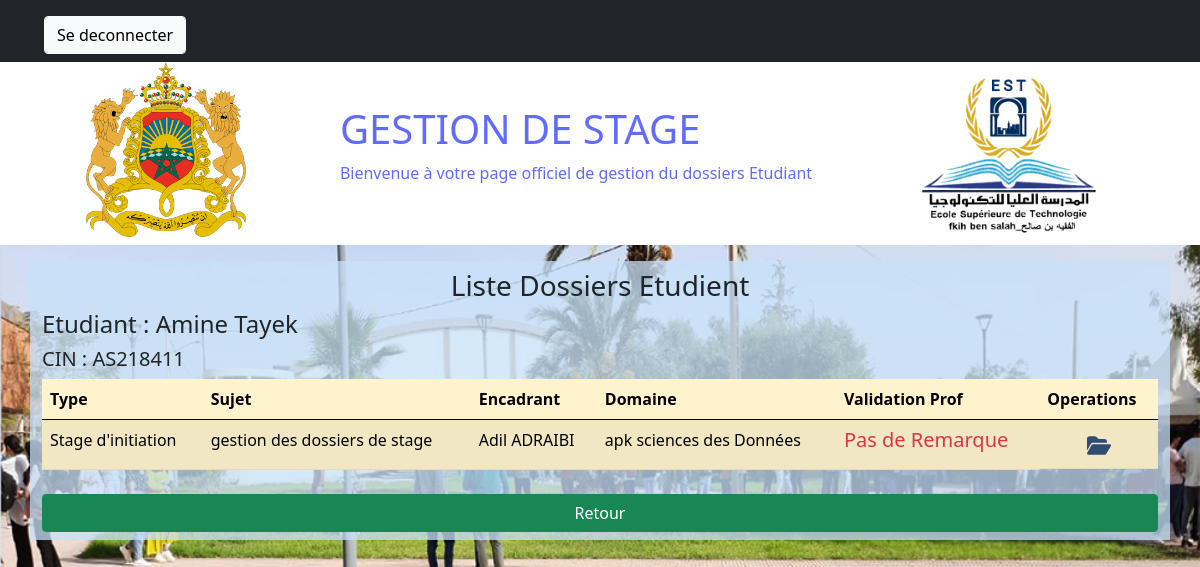
Screenshot of /homeProf/2eme Annee/Informatique décisionnelle et statistique/2024/AS218411 (signed in) with the database file from the repository.
### manager/models.py (models this page shows, shortened)
class User(AbstractUser):
    class Role(models.TextChoices):
        ADMIN="ADMIN", 'ADMIN'
        PROF="PROF", 'PROF'
        ETUDIANT="ETUDIANT", 'ETUDIANT'
    SEX = (
        ("Male", "Male"),
        ('Female', 'Female'),
    )
    base_role=Role.ADMIN
    base_role1=Role.ETUDIANT
    role = models.CharField(max_length = 20, choices= Role)
    Sex =  models.CharField(max_length = 10, choices=SEX)
    adresse=models.TextField(max_length=150,null=True)
    tel=models.CharField(max_length=40,null=True)
    Napog=models.IntegerField(default=0,null=True)
    CNE=models.CharField(max_length=50,null=True)
    dateN= models.DateField(auto_now=False, auto_now_add=False, null=True)
    lieuxN = models.CharField(max_length=50,null=True)
    SPC = models.CharField(max_length = 50,null=True)

class Dossiers(models.Model):
    TYPES = (
        ("1", "Stage d'initiation"),
        ('2', 'stage technique'),
        ('3', 'stage PFE'),
        ('4', 'Stage Professionel'),
    )
    NIVEAUX = (
        ("1ere Annee", "1ere Annee"),
        ("2eme Annee", "2eme Annee"),
        ('Licence Professionelle', 'Licence Professionelle'),
    )
    Type = models.CharField(max_length=50, choices=TYPES)
    Rapport = models.FileField(upload_to=pdf1_upload_to)
    Doss= models.FileField(upload_to=pdf2_upload_to)
    Sujet = models.CharField(max_length=100, null=False, blank=False)
    Encadrant = models.CharField(max_length=100, null=False, blank=False)
    Domaine = models.CharField(max_length=100, null=False, blank=False)
    Nom_filiere = models.CharField(max_length=100)
    Year = models.DateField(auto_now=False, auto_now_add=False)
    Niveau = models.CharField(max_length=50, choices = NIVEAUX)
    Student = models.ForeignKey(Student, on_delete=models.CASCADE)
    ValidationProf = models.BooleanField(default=False)
    ValidationAdmin = models.BooleanField(default=False)
    RemarqueProf = models.CharField(max_length=255, blank=True, null=True)
    RemarqueAdmin = models.CharField(max_length=255, blank=True, null=True)
    class Meta:
        ordering=['Type']

### manager/views.py (the view)
# urls.py: path('homeProf/<str:niveau>/<str:nom_filier>/<int:annee>/<str:cin>', views.homeProf, name='homeProf'),
def homeProf(request, niveau, nom_filier, annee, cin):
    if request.user.is_authenticated and request.user.role == 'PROF':
        e=Student.student.get(username=cin)
        encadrant=request.user.first_name+' '+request.user.last_name
        dossiers = Dossiers.objects.filter(Student =e, Niveau=niveau, Year=f'{annee}-01-01', Encadrant=encadrant,  Nom_filiere=nom_filier).order_by('Type')
        context = {'dossiers':dossiers, 'user_name':e.username,  'first_name':e.first_name, 'last_name':e.last_name, 'niveau':niveau, 'annee':annee, 'nom_filier':nom_filier, 'role':request.user.role }
        return render(request, 'manager/homeProf.html',context = context)
    else:
        return redirect('index')

### manager/models.py (called while the page is built)
    def get_queryset(self, *args, **kwargs):
        result=super().get_queryset(*args, **kwargs)
        return result.filter(role=User.Role.ETUDIANT)

### templates/manager/homeProf.html (shortened to what this page needs)
{% extends 'manager/base.html' %} {% block content %}
{% load static %}
<div class="form container">
  <h3>Liste Dossiers Etudient</h3>
  <h4>Etudiant : {{ first_name }} {{ last_name }} </h4>
  <h5>CIN : {{ user_name }} </h5>
  {% if dossiers %}
  <table class="table table-warning table-striped">
    <thead>
      <tr>
        <th scope="col">Type</th>
        <th scope="col">Sujet</th>
        <th scope="col">Encadrant</th>
        <th scope="col">Domaine</th>
        <th scope="col">Validation Prof</th>
        <th scope="col">Operations</th>
      </tr>
    </thead>
    <tbody>
      {% for dossier in dossiers %}
      <tr>
        <td>{{ dossier.get_Type_display }}</td>
        <td>{{ dossier.Sujet }}</td>
        <td>{{ dossier.Encadrant }}</td>
        <td>{{ dossier.Domaine }}</td>
        <td>
          {% if dossier.ValidationProf %}
                <h5 class="text-success h-2">Validé</h5>
          {% else %}
                {% if dossier.RemarqueProf == '' or  dossier.RemarqueProf is None%}
                    <h5 class="text-danger">Pas de Remarque</h5>
                {% else %}
                <h5 class="text-danger">{{ dossier.RemarqueProf }}</h5>
                {% endif %}
          {% endif %}
        </td>
        <td class="d-flex justify-content-center">
          <a class="m-1" href="{% url 'afficherdossier' dossier.pk %}">
            <img src="{% static 'icons/folder-open-solid.svg' %}" alt="Show" width="24">
          </a>
        </td>
      </tr>
      {% endfor %}
    </tbody>
  </table>
  {% else %}
  <h3>Aucun Dossier</h3>
  {% endif %}
  <div class="d-grid gap-2">
    <a class="btn btn-success mt-2" href="{% url 'etudiantsFil' niveau nom_filier annee %}">Retour</a>
  </div>
</div>
{% endblock content %}

### manager/static/css/style.css (style rules this page uses)
body { background-image: url("../2.png"); background-size: cover; background-repeat: no-repeat; box-sizing: border-box; }
.form { background-color: rgba(199, 226, 250, 0.747); padding: 8px 5vw; margin-top: 16px; }
h3 { text-align: center; }

### rows the page displays
User: first_name "Amine", last_name "Tayek", username "AS218411"
Dossiers: Type "Stage d'initiation", Sujet "gestion des dossiers de stage", Encadrant "Adil ADRAIBI", Domaine "apk sciences des Données", ValidationProf "Pas de Remarque"
